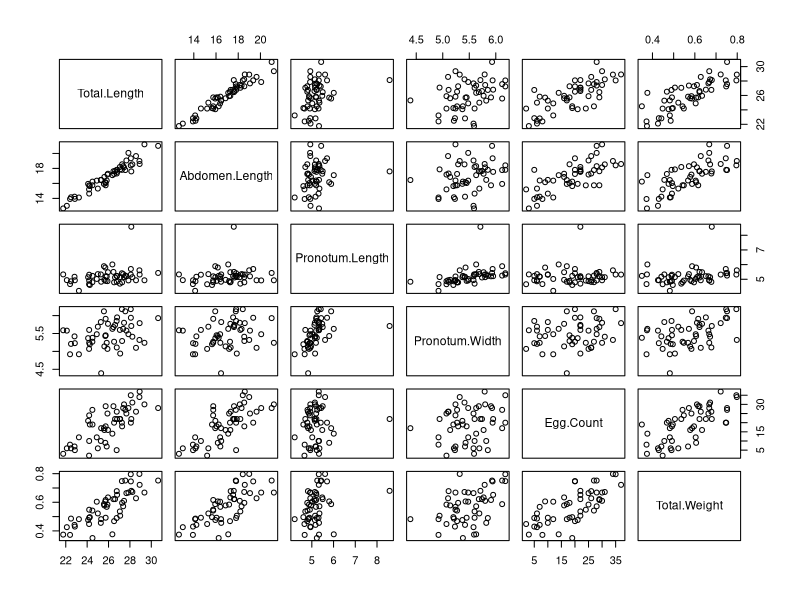
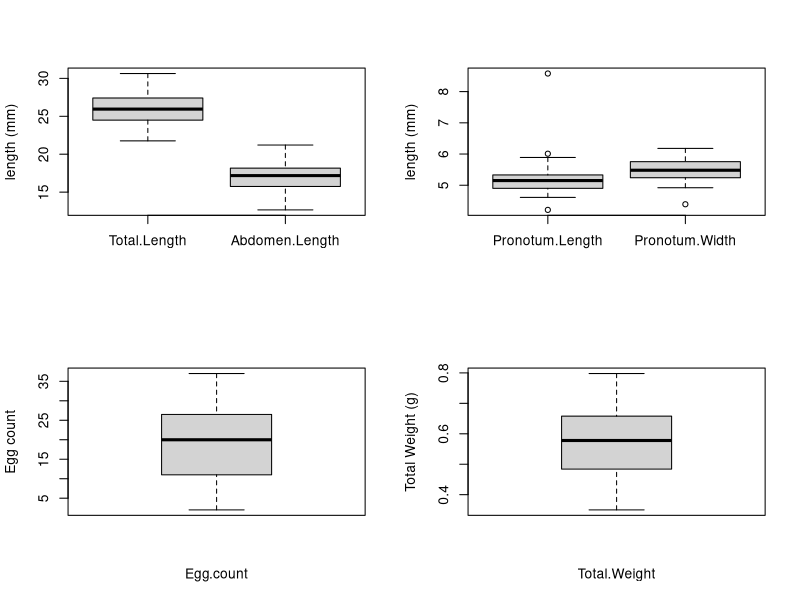
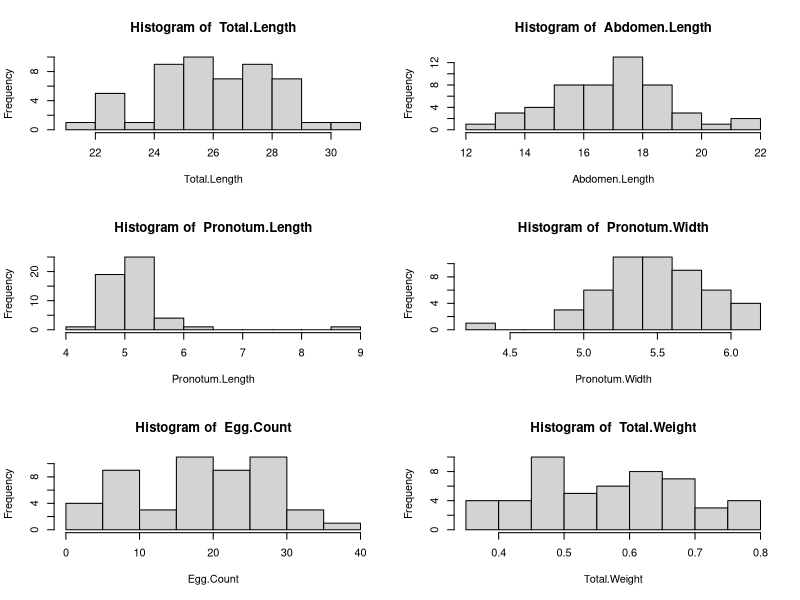
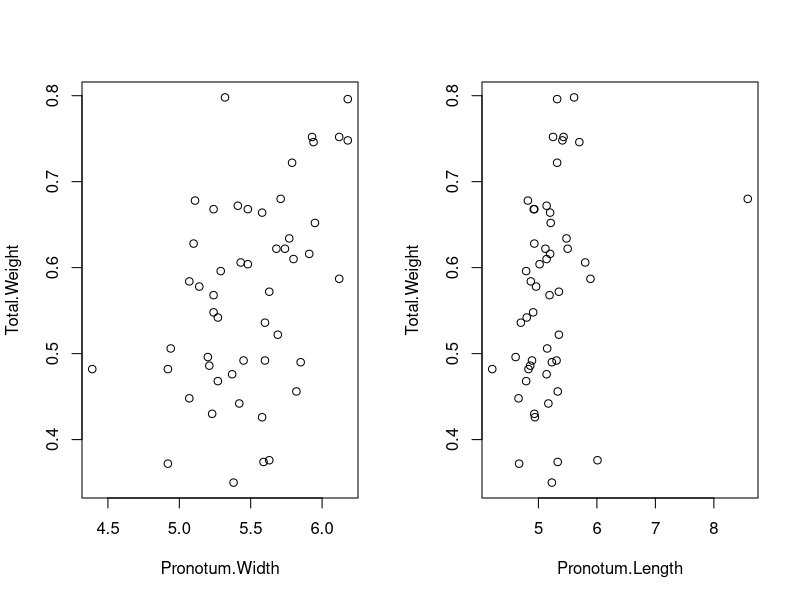
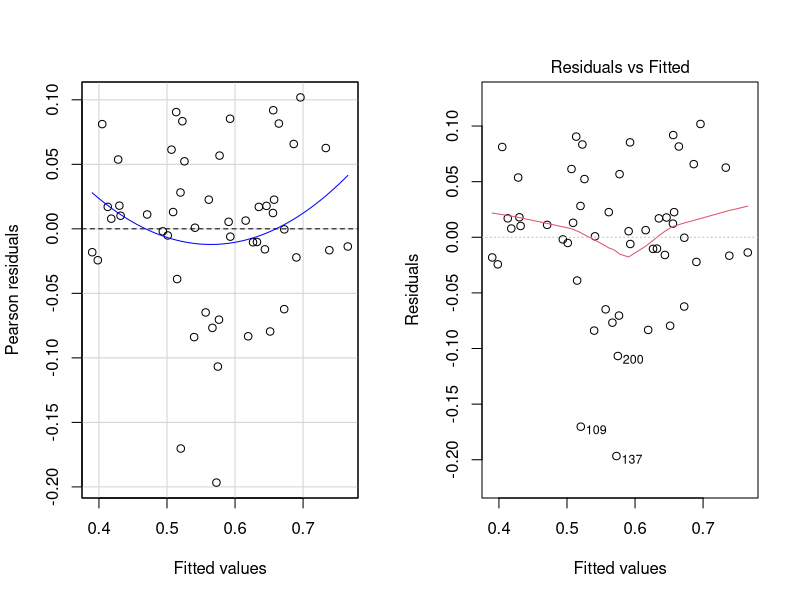
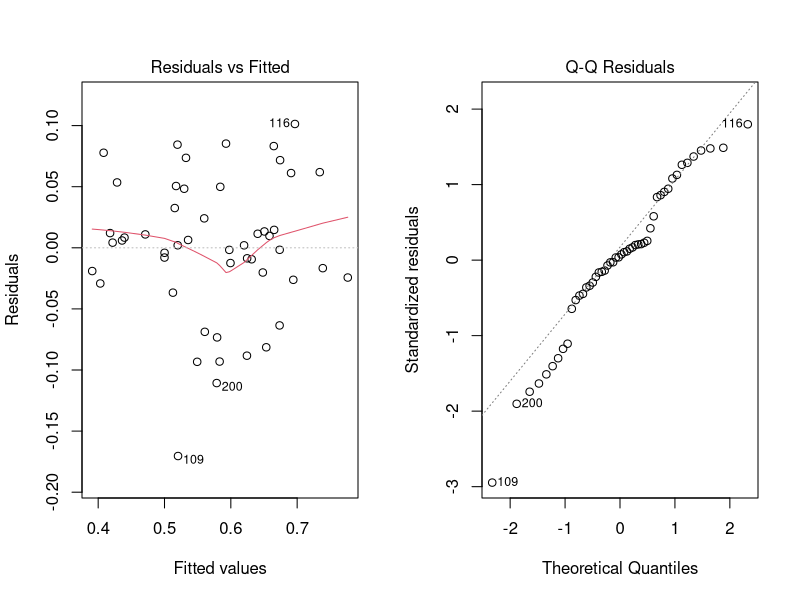
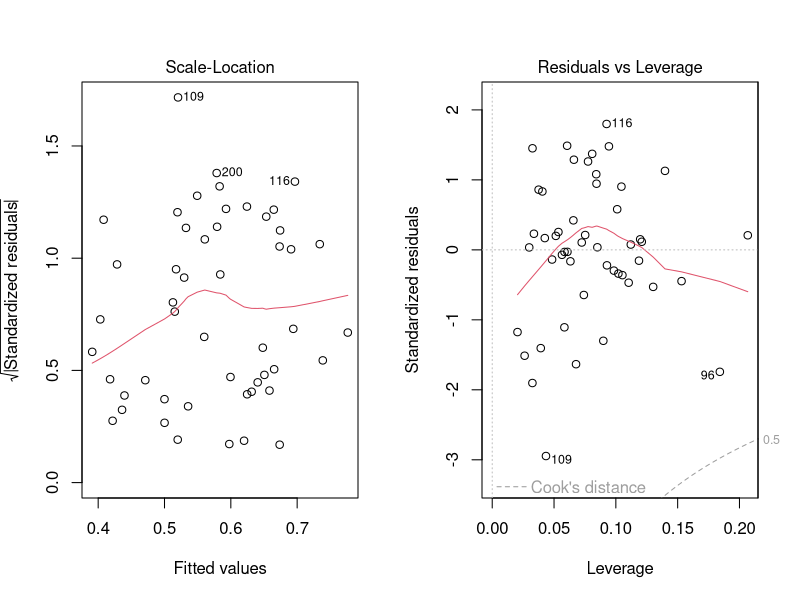
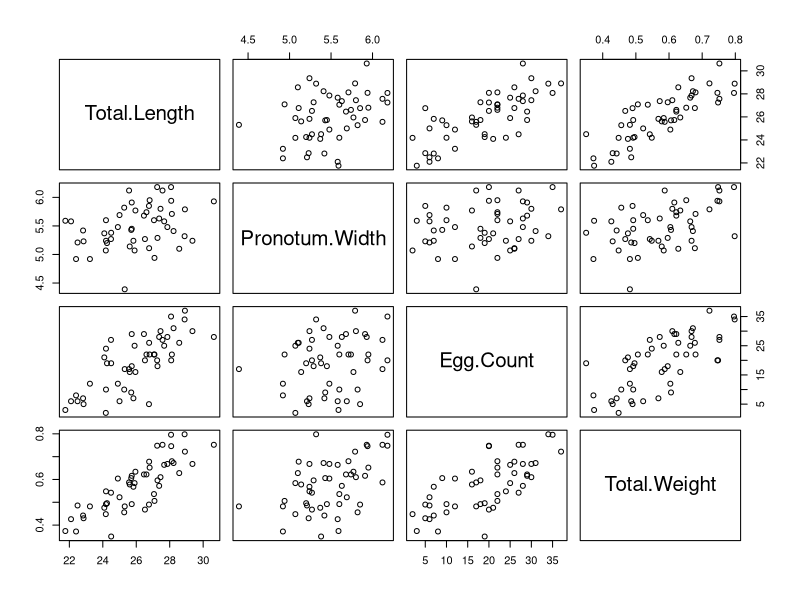

Write R code to recreate these figures, in order.
## ---- chunk 1
knitr::opts_chunk$set(echo = TRUE)
## ---- chunk 2
gh.df <- read.csv("Tutorial 12 Data.csv", header=TRUE,row.names=1) # name rows by specimen ID
head(gh.df)
tail(gh.df)
plot(gh.df)
gh.orig.df <- gh.df #save original copy
## ---- chunk 3
par(mfrow=c(2,2))
boxplot(gh.df[1:2],ylab="length (mm)")
boxplot(gh.df[3:4],ylab="length (mm)")
boxplot(gh.df[5],ylab="Egg count", xlab="Egg.count")
boxplot(gh.df[6],ylab="Total Weight (g)",xlab="Total.Weight")
## ---- chunk 4
summary(gh.df)
## ---- chunk 5

    
par(mfrow=c(3,2))
#apply(gh.df,2,hist)
for (i in colnames(gh.df)){
    hist(gh.df[,i],
         main=paste("Histogram of ",i),
         xlab=i)  # just using apply, have to fiddle with names
}
## ---- chunk 6
attach(gh.df)
par(mfrow=c(1,2))
plot(Pronotum.Width, Total.Weight)
plot(Pronotum.Length, Total.Weight)
## ---- chunk 7
gh.df <- subset(gh.df, select=-Pronotum.Length)
head(gh.df)
## ---- chunk 8
gh.model <- lm(Total.Weight ~ ., gh.df)
summary(gh.model)
## ---- chunk 9
round(cor(subset(gh.df,select=-Total.Weight)),3)
## ---- chunk 10
x<-as.matrix(subset(gh.df,select=-Total.Weight)) # data used for computing coefficients
xx <- t(x) %*% x # transpose, matrix product
e <- eigen(xx)
e
print("Condition numbers")
e$values[1]/e$values
library(car)
vif(gh.model)
## ---- chunk 11
gh.df <- subset(gh.df, select=-Abdomen.Length)
gh.model <- lm(Total.Weight ~ ., gh.df)
summary(gh.model)
round(cor(subset(gh.df,select=-Total.Weight)),3)
x<-as.matrix(subset(gh.df,select=-Total.Weight)) # data used for computing coefficients
xx <- t(x) %*% x # transpose, matrix product
e <- eigen(xx)
e
print("Condition numbers")
e$values[1]/e$values
library(car)
vif(gh.model)
## ---- chunk 12
outlierTest(gh.model)
## ---- chunk 13
residualPlot(gh.model) # Pearson
plot(gh.model, which=1) #nicer, labels outliers.
#head(sort(rstandard(gh.model)))
head(sort(rstudent(gh.model)))

## ---- chunk 14
gh.df <- gh.df[ rownames(gh.df) != "137",] #note comma
gh.model <- lm(Total.Weight ~ ., gh.df)

plot(gh.model)
## ---- chunk 15
plot(gh.df)
round(cor(subset(gh.df,select=-Total.Weight)),3)
## ---- chunk 16
summary(gh.model)
## ---- chunk 17
n <- length(colnames(gh.df))
header <- paste(colnames(gh.df)[n], " = ", signif(gh.model$coefficients[1],4 ))
body <- paste( " + ", signif(gh.model$coefficients[2:n],3), "*", colnames(gh.df)[1:n-1])
body <- paste(body, collapse=' ')
eqn <- paste(header, body)
print(eqn, quote = FALSE)

## ---- chunk 18

predict(gh.model,data.frame(Total.Length=26.41, Pronotum.Width=5.40, Egg.Count=7), interval="c")
